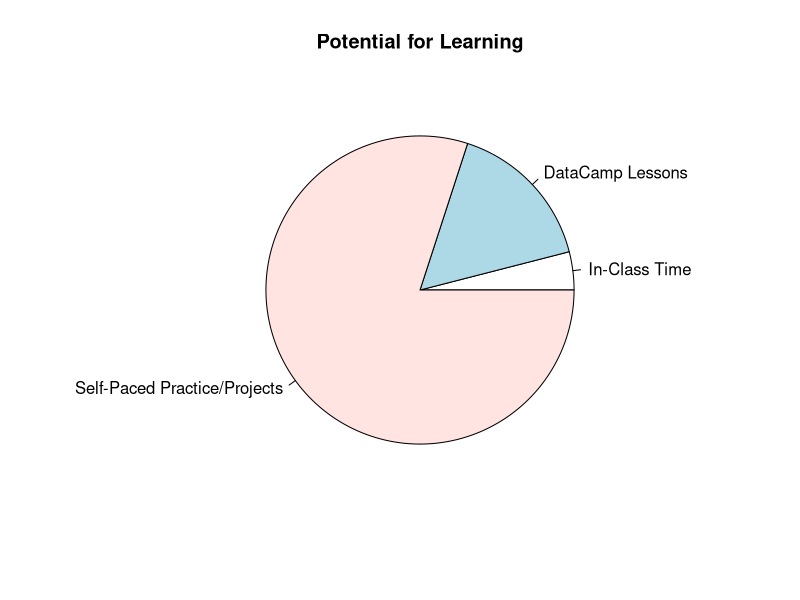

This chart was generated by the following R code:
## ---- chunk 1
knitr::opts_chunk$set(echo = FALSE)
## ---- chunk 2
slices <- c(5, 20, 100)
lbls <- c("In-Class Time","DataCamp Lessons","Self-Paced Practice/Projects")
pie(slices, labels = lbls, main="Potential for Learning")

